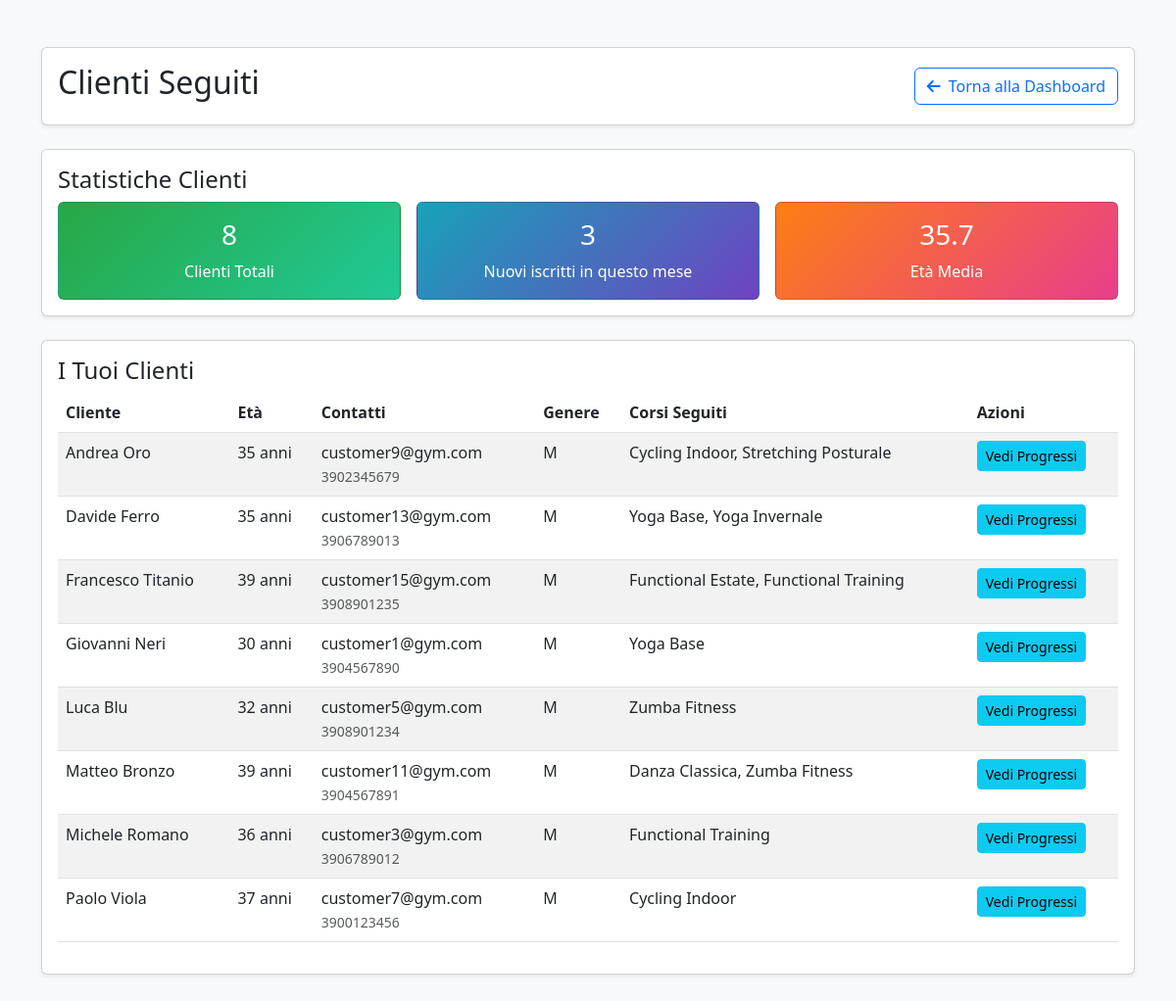
The app's page /trainer_customers.php (signed in) with its own data.
### tables this page shows
CREATE TABLE USERS (
    userID INT PRIMARY KEY AUTO_INCREMENT,
    email VARCHAR(255) UNIQUE NOT NULL,
    password VARCHAR(255) NOT NULL,
    userName VARCHAR(100) NOT NULL,
    firstName VARCHAR(100) NOT NULL,
    lastName VARCHAR(100) NOT NULL,
    birthDate DATE,
    gender ENUM('M', 'F', 'Other'),
    phoneNumber VARCHAR(20),
    role ENUM('customer', 'trainer', 'admin') DEFAULT 'customer'
);

### trainer_customers.php (the view, shortened to what this page needs)
<?php
require_once 'config.php';
$trainerID = $_SESSION['userID'];
$stmt = $conn->prepare("
    SELECT DISTINCT u.userID, u.firstName, u.lastName, u.email, u.phoneNumber, u.birthDate, u.gender,
           GROUP_CONCAT(DISTINCT c.name ORDER BY c.name SEPARATOR ', ') as course_names
    FROM USERS u
    JOIN ENROLLMENTS e ON u.userID = e.customerID
    JOIN COURSES c ON e.courseID = c.courseID
    JOIN TEACHINGS t ON c.courseID = t.courseID
    WHERE t.trainerID = ? AND u.role = 'customer'
    GROUP BY u.userID, u.firstName, u.lastName, u.email, u.phoneNumber, u.birthDate, u.gender
    ORDER BY u.firstName, u.lastName
");
$stmt->bind_param('i', $trainerID);
$stmt->execute();
$customers = $stmt->get_result()->fetch_all(MYSQLI_ASSOC);
function calcAge($birthDate) {
    try {
        $birth = new DateTime($birthDate);
        $now = new DateTime();
        return $now->diff($birth)->y;
    } catch (Exception $e) {
        return 'N/A';
    }
}
function getTrainerCustomerStats($conn, $trainerID) {
    $stmt = $conn->prepare("
        SELECT COUNT(DISTINCT e.customerID) as total
        FROM ENROLLMENTS e
        JOIN COURSES c ON e.courseID = c.courseID
        JOIN TEACHINGS t ON c.courseID = t.courseID
        WHERE t.trainerID = ? AND c.finishDate >= CURDATE()
    ");
    $stmt->bind_param('i', $trainerID);
    $stmt->execute();
    $totalCustomers = $stmt->get_result()->fetch_assoc()['total'];
    $stmt = $conn->prepare("
        SELECT COUNT(DISTINCT e.customerID) as active
        FROM ENROLLMENTS e
        JOIN COURSES c ON e.courseID = c.courseID
        JOIN TEACHINGS t ON c.courseID = t.courseID
        WHERE t.trainerID = ?
        AND c.finishDate >= CURDATE()
        AND e.enrollmentDate >= DATE_SUB(CURDATE(), INTERVAL 30 DAY)
    ");
    $stmt->bind_param('i', $trainerID);
    $stmt->execute();
    $activeThisMonth = $stmt->get_result()->fetch_assoc()['active'];
    $stmt = $conn->prepare("
        SELECT ROUND(AVG(TIMESTAMPDIFF(YEAR, u.birthDate, CURDATE())), 1) as avgAge
        FROM USERS u
        JOIN ENROLLMENTS e ON u.userID = e.customerID
        JOIN COURSES c ON e.courseID = c.courseID
        JOIN TEACHINGS t ON c.courseID = t.courseID
        WHERE t.trainerID = ?
        AND u.birthDate IS NOT NULL
        AND c.finishDate >= CURDATE()
    ");
    $stmt->bind_param('i', $trainerID);
    $stmt->execute();
    $result = $stmt->get_result()->fetch_assoc();
    $avgAge = $result['avgAge'] ?? 0;
    return [
        'total' => $totalCustomers,
        'activeThisMonth' => $activeThisMonth,
        'avgAge' => $avgAge
    ];
}
$stats = getTrainerCustomerStats($conn, $trainerID);
?>
<!DOCTYPE html>
<html lang="it">
<head>
    <link href="https://cdnjs.cloudflare.com/ajax/libs/bootstrap/5.3.0/css/bootstrap.min.css" rel="stylesheet" />
    <link href="https://cdnjs.cloudflare.com/ajax/libs/font-awesome/6.0.0/css/all.min.css" rel="stylesheet" />
</head>
<body class="bg-light">
<div class="container py-5">
    <div class="card shadow-sm mb-4">
        <div class="card-body">
            <div class="d-flex justify-content-between align-items-center">
                <div>
                    <h2>Clienti Seguiti</h2>
                </div>
                <div>
                    <a href="dashboard.php" class="btn btn-outline-primary">
                        <i class="fas fa-arrow-left me-2"></i>Torna alla Dashboard
                    </a>
                </div>
            </div>
        </div>
    </div>
    <?php if (!isset($_GET['view_progress'])): ?>
        <div class="card mb-4 shadow-sm">
            <div class="card-body">
                <h4>Statistiche Clienti</h4>
                <div class="row g-3">
                    <div class="col-md-4">
                        <div class="card text-white h-100" style="background: linear-gradient(135deg, #28a745 0%, #20c997 100%);">
                            <div class="card-body text-center d-flex flex-column justify-content-center">
                                <h3><?= $stats['total'] ?></h3>
                                <p class="mb-0">Clienti Totali</p>
                            </div>
                        </div>
                    </div>
                    <div class="col-md-4">
                        <div class="card text-white h-100" style="background: linear-gradient(135deg, #17a2b8 0%, #6f42c1 100%);">
                            <div class="card-body text-center d-flex flex-column justify-content-center">
                                <h3><?= $stats['activeThisMonth'] ?></h3>
                                <p class="mb-0">Nuovi iscritti in questo mese</p>
                            </div>
                        </div>
                    </div>
                    <div class="col-md-4">
                        <div class="card text-white h-100" style="background: linear-gradient(135deg, #fd7e14 0%, #e83e8c 100%);">
                            <div class="card-body text-center d-flex flex-column justify-content-center">
                                <h3><?= $stats['avgAge'] ?></h3>
                                <p class="mb-0">Età Media</p>
                            </div>
                        </div>
                    </div>
                </div>
            </div>
        </div>
        <div class="card shadow-sm mb-4">
            <div class="card-body">
                <h4>I Tuoi Clienti</h4>
                <?php if (!empty($customers)): ?>
                    <div class="table-responsive">
                        <table class="table table-striped">
                            <thead>
                                <tr>
                                    <th>Cliente</th>
                                    <th>Età</th>
                                    <th>Contatti</th>
                                    <th>Genere</th>
                                    <th>Corsi Seguiti</th>
                                    <th>Azioni</th>
                                </tr>
                            </thead>
                            <tbody>
                                <?php foreach ($customers as $customer): ?>
                                <tr>
                                    <td>
                                        <?= htmlspecialchars($customer['firstName'] . ' ' . $customer['lastName']) ?>
                                    </td>
                                    <td><?= calcAge($customer['birthDate']) ?> anni</td>
                                    <td>
                                        <div><?= htmlspecialchars($customer['email']) ?></div>
                                        <?php if ($customer['phoneNumber']): ?>
                                            <small class="text-muted"><?= htmlspecialchars($customer['phoneNumber']) ?></small>
                                        <?php endif; ?>
                                    </td>
                                    <td><?= htmlspecialchars($customer['gender']) ?></td>
                                    <td>
                                        <?= htmlspecialchars($customer['course_names']) ?>
                                    </td>
                                    <td>
                                        <a href="?view_progress=<?= $customer['userID'] ?>" class="btn btn-sm btn-info">
                                            Vedi Progressi
                                        </a>
                                    </td>
                                </tr>
                                <?php endforeach; ?>
                            </tbody>
                        </table>
                    </div>
                <?php else: ?>
                    <div class="text-center py-5">
                        <h5 class="text-muted">Nessun cliente iscritto ai tuoi corsi</h5>
                    </div>
                <?php endif; ?>
            </div>
        </div>
    <?php endif; ?>
</div>
</body>
</html>

### records on screen
users: firstName+lastName "Andrea Oro", birthDate "35", email "customer9@gym.com", phoneNumber "3902345679", gender "M", course_names "Cycling Indoor, Stretching Posturale"
users: firstName+lastName "Davide Ferro", birthDate "35", email "customer13@gym.com", phoneNumber "3906789013", gender "M", course_names "Yoga Base, Yoga Invernale"
users: firstName+lastName "Francesco Titanio", birthDate "39", email "customer15@gym.com", phoneNumber "3908901235", gender "M", course_names "Functional Estate, Functional Training"
users: firstName+lastName "Giovanni Neri", birthDate "30", email "customer1@gym.com", phoneNumber "3904567890", gender "M", course_names "Yoga Base"
users: firstName+lastName "Luca Blu", birthDate "32", email "customer5@gym.com", phoneNumber "3908901234", gender "M", course_names "Zumba Fitness"
users: firstName+lastName "Matteo Bronzo", birthDate "39", email "customer11@gym.com", phoneNumber "3904567891", gender "M", course_names "Danza Classica, Zumba Fitness"
users: firstName+lastName "Michele Romano", birthDate "36", email "customer3@gym.com", phoneNumber "3906789012", gender "M", course_names "Functional Training"
users: firstName+lastName "Paolo Viola", birthDate "37", email "customer7@gym.com", phoneNumber "3900123456", gender "M", course_names "Cycling Indoor"

### other values on screen
$stats['total'] "8"
$stats['activeThisMonth'] "3"
$stats['avgAge'] "35.7"
